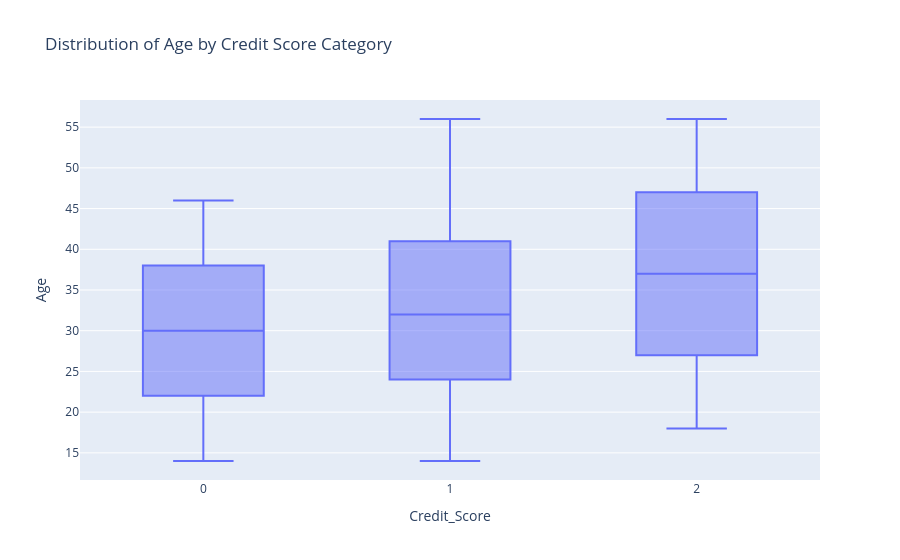

The notebook cell saved with this chart:
### Code cell
fig_box = px.box(df, x="Credit_Score", y="Age", title="Distribution of Age by Credit Score Category")
fig_box.show()

### Figure 1 — Plotly figure (JSON) as saved in the notebook; plotly's stock layout.template omitted (floating-point values rounded to 4 significant figures; data arrays with more than 128 entries replaced by an {"elided": "..."} marker saying what was removed)
{"data": [{"alignmentgroup": "True", "hovertemplate": "Credit_Score=%{x}<br>Age=%{y}<extra></extra>", "legendgroup": "", "marker": {"color": "#636efa"}, "name": "", "notched": false, "offsetgroup": "", "orientation": "v", "showlegend": false, "type": "box", "x": {"elided": "100000 int values"}, "x0": " ", "xaxis": "x", "y": {"elided": "100000 int values"}, "y0": " ", "yaxis": "y"}], "layout": {"boxmode": "group", "legend": {"tracegroupgap": 0}, "title": {"text": "Distribution of Age by Credit Score Category"}, "xaxis": {"anchor": "y", "domain": [0, 1], "title": {"text": "Credit_Score"}}, "yaxis": {"anchor": "x", "domain": [0, 1], "title": {"text": "Age"}}}}
